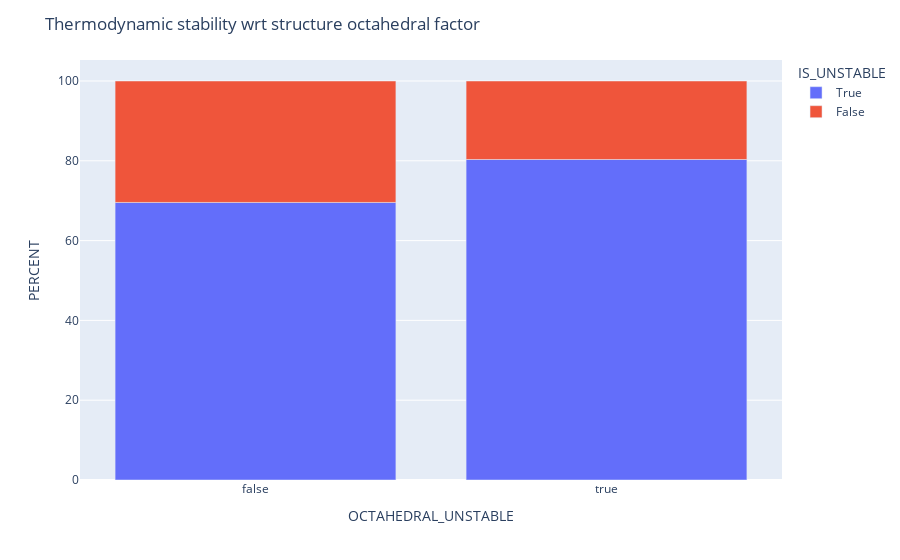

Notebook source saved alongside this figure:
### Code cell
grouped_structures = (
    df_.groupby("OCTAHEDRAL_UNSTABLE")["IS_UNSTABLE"]
    .value_counts(normalize=True)
    .mul(100)
    .rename("PERCENT")
    .reset_index()
)

fig = px.bar(
    grouped_structures, x="OCTAHEDRAL_UNSTABLE", y="PERCENT", color="IS_UNSTABLE"
)

fig.update_layout(title_text="Thermodynamic stability wrt structure octahedral factor")

fig.show()

### Figure 1 — Plotly figure (JSON) as saved in the notebook; plotly's stock layout.template omitted (floating-point values rounded to 4 significant figures)
{"data": [{"alignmentgroup": "True", "hovertemplate": "IS_UNSTABLE=True<br>OCTAHEDRAL_UNSTABLE=%{x}<br>PERCENT=%{y}<extra></extra>", "legendgroup": "True", "marker": {"color": "#636efa", "pattern": {"shape": ""}}, "name": "True", "offsetgroup": "True", "orientation": "v", "showlegend": true, "textposition": "auto", "type": "bar", "x": [false, true], "xaxis": "x", "y": [69.56, 80.33], "yaxis": "y"}, {"alignmentgroup": "True", "hovertemplate": "IS_UNSTABLE=False<br>OCTAHEDRAL_UNSTABLE=%{x}<br>PERCENT=%{y}<extra></extra>", "legendgroup": "False", "marker": {"color": "#EF553B", "pattern": {"shape": ""}}, "name": "False", "offsetgroup": "False", "orientation": "v", "showlegend": true, "textposition": "auto", "type": "bar", "x": [false, true], "xaxis": "x", "y": [30.44, 19.67], "yaxis": "y"}], "layout": {"autosize": true, "barmode": "relative", "legend": {"title": {"text": "IS_UNSTABLE"}, "tracegroupgap": 0}, "margin": {"t": 60}, "title": {"text": "Thermodynamic stability wrt structure octahedral factor"}, "xaxis": {"anchor": "y", "autorange": true, "domain": [0, 1], "range": [-0.5, 1.5], "title": {"text": "OCTAHEDRAL_UNSTABLE"}, "type": "category"}, "yaxis": {"anchor": "x", "autorange": true, "domain": [0, 1], "range": [0, 105.3], "title": {"text": "PERCENT"}, "type": "linear"}}}
